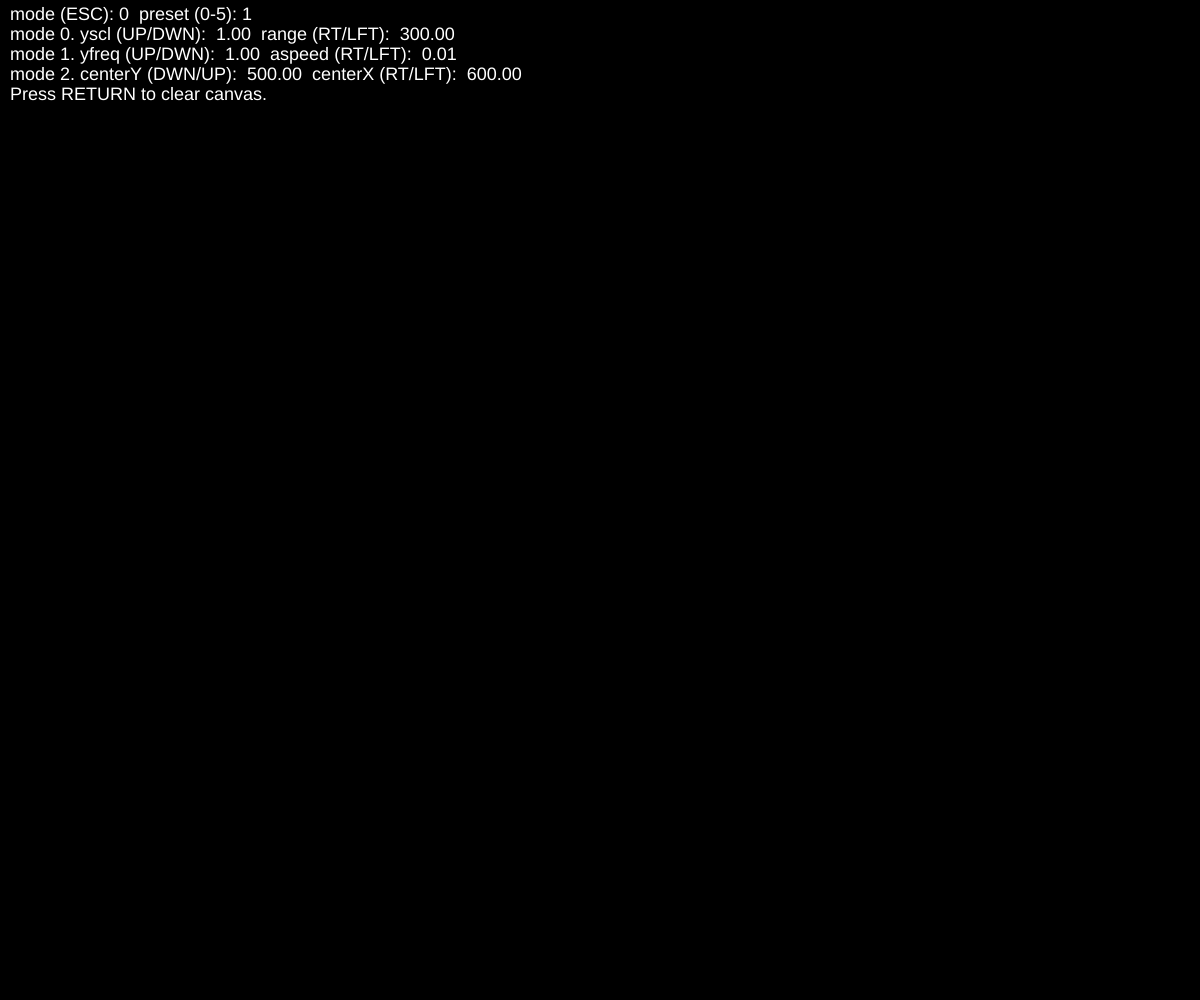
Frame 1 (no input)
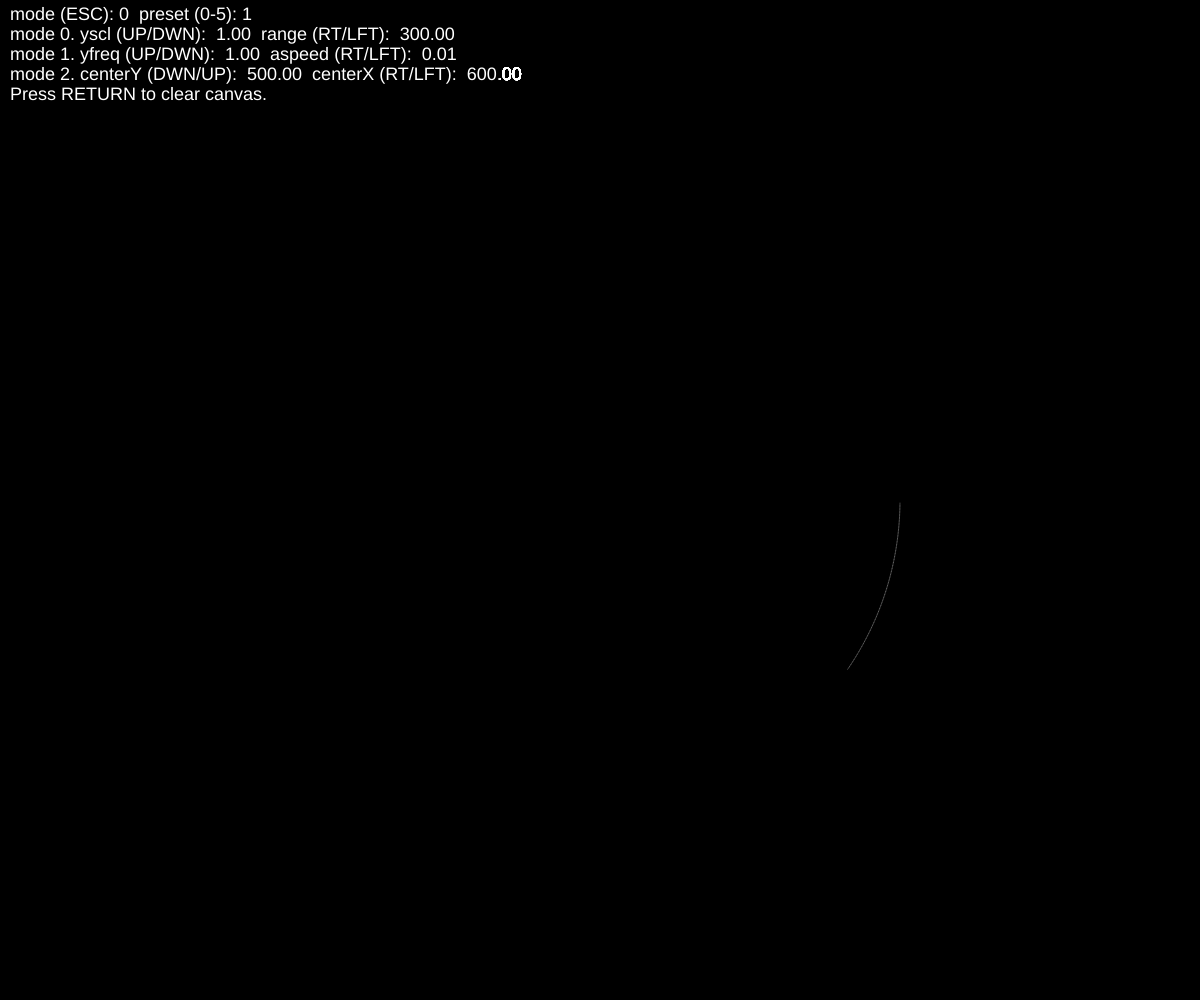
Frame 60 (no input)
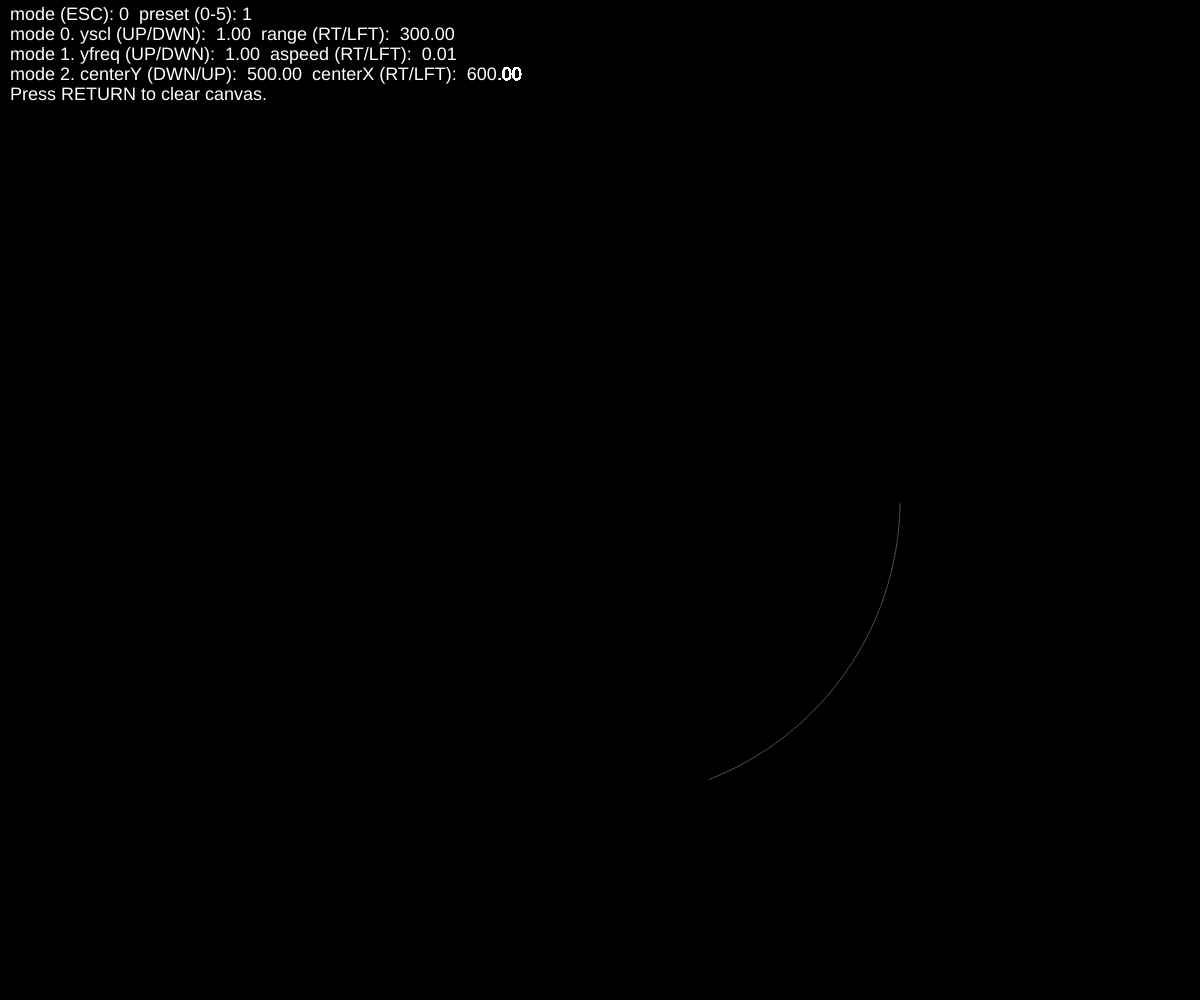
Frame 120 (the mouse pressed at the canvas centre since frame 60)

The p5.js sketch that drew these frames (run headless with seeded random() and noise() and a simulated clock; from frame 60 on, the mouse is pressed at the canvas centre):

// p5.js sketch
// ── sketch.js
/*
Mimi Yin NYU-ITP
Circular Pathways with Controls
*/

let x, y;
let px, py;
let a;
let aspeed;
let yfreq;
let range, yscl;
let centerX, centerY;
let preset = 1;
let mode = 0;

function setup() {
  createCanvas(windowWidth, windowHeight);
  x = 0;
  y = 0;

  px = x;
  py = y;

  angle = 0;
  aspeed = 0.01;
  yfreq = 1;

  range = width/4;
  yscl = 1;

  centerX = width/2;
  centerY = height/2;

  background(0);
}

function draw() {
  angle += aspeed;

  //Move
  x = cos(angle)*range + centerX;
  y = sin(angle*yfreq)*range*yscl + centerY;

  /////////////////////////////////////////////////////////
  /////////////////////////////////////////////////////////
  ///////////////////////POLAR ROSES///////////////////////
  /////////////////////////////////////////////////////////
  /////////////////////////////////////////////////////////

  // // Spiral
  // range += 0.1;
  // x = cos(angle)*range + centerX;
  // y = sin(angle*yfreq)*range*yscl + centerY;
  //
  // // Straight line
  // x = cos(angle)*range*cos(angle) + centerX;
  // y = sin(angle*yfreq)*range*yscl*sin(angle) + centerY;
  //
  // // Circular squares
  // x = cos(sin(angle)*angle)*range + centerX;
  // y = sin(cos(angle)*angle*yfreq)*range*yscl + centerY;
  //
  // // Just a circle, sorta
  // x = cos(cos(angle)*angle)*range + centerX;
  // y = sin(cos(angle)*angle*yfreq)*range*yscl + centerY;

  // // Inny - Outy
  // x = cos(sin(angle)*angle)*range*sin(angle)+ centerX;
  // y = sin(cos(angle)*angle*yfreq)*range*yscl*cos(angle)+ centerY;

  // Bigger sweeps with tan
  // x = cos(sin(angle)*angle)*range*tan(angle) + centerX;
  // y = sin(cos(angle)*angle*yfreq)*range*yscl*tan(angle) + centerY;

  // Traversing by tan()ing centerX
  // Alternating curves with straight darts
  // x = cos(angle)*range*sin(angle) + centerX*tan(angle);
  // y = sin(cos(angle)*angle*yfreq)*range*yscl*cos(angle) + centerY;

	stroke(255, 64);
  if(frameCount > 1) line(px, py, x, y);

  px = x;
  py = y;

  // Print control values to screen
  noStroke();
  fill(0);
  rect(0, 0, 500, 120);
  fill(255);
  textSize(18);
  text("mode (ESC): " + mode + "\tpreset (0-5): " + preset, 10, 20);
  text("mode 0. yscl (UP/DWN): " + nfs(yscl, 0, 2) + "\trange (RT/LFT): " + nfs(range, 0, 2), 10, 40);
  text("mode 1. yfreq (UP/DWN): " + nfs(yfreq, 0, 2) + "\taspeed (RT/LFT): " + nfs(aspeed, 0, 2), 10, 60);
  text("mode 2. centerY (DWN/UP): " + nfs(centerY, 0, 2) + "\tcenterX (RT/LFT): " + nfs(centerX, 0, 2), 10, 80);
  text("Press RETURN to clear canvas.", 10, 100);
}

function keyPressed() {
  // Presets
  switch(key) {
    //  Big aspeed, more like a polygon
    case '0':
      range = 100;
      yscl = 1;
      aspeed = TWO_PI/3;
      yfreq = 1;
      preset = 0;
      break;
    // "Normal"
    case '1':
      range = 100;
      yscl = 1;
      aspeed = 0.01;
      yfreq = 1;
      preset = 1;
      break;
    // Taller than wide
    case '2':
      range = 100;
      yscl = 2;
      aspeed = 0.01;
      yfreq = 1;
      preset = 2;
      break;
    // Figure 8
    case '3':
      range = 100;
      yscl = 1;
      aspeed = 0.01;
      yfreq = 2;
      preset = 3;
      break;
  }

  switch (keyCode){
    case ESCAPE:
      mode++;
      mode %= 3;
      break;
    // Reset
    case RETURN:
      background(0);
      break;
  }

  switch (mode) {
    case 0:
      switch (keyCode) {
        case UP_ARROW:
          yscl += 0.1;
          break;
        case DOWN_ARROW:
          yscl -= 0.1;
          break;
        case RIGHT_ARROW:
          range++;
          break;
        case LEFT_ARROW:
          range--;
          break;
      }
      yscl = bottomOut(yscl, 0);
      range = bottomOut(range, 0);
      break;
    case 1:
      switch (keyCode) {
        case UP_ARROW:
          yfreq += 0.1;
          break;
        case DOWN_ARROW:
          yfreq -= 0.1;
          break;
        case RIGHT_ARROW:
          aspeed += 0.01;
          break;
        case LEFT_ARROW:
          aspeed -= 0.01;
          break;
      }
      yfreq = bottomOut(yfreq, 0);
      aspeed = bottomOut(aspeed, 0.01);
      break;
    case 2:
      switch (keyCode) {
        case RIGHT_ARROW:
          centerX ++;
          break;
        case LEFT_ARROW:
          centerX --;
          break;
        case UP_ARROW:
          centerY --;
          break;
        case DOWN_ARROW:
          centerY ++;
          break;
      }
      break;
  }
}

// Bottom out at...
function bottomOut(p, bottom) {
  return p < bottom ? bottom : p;
}
